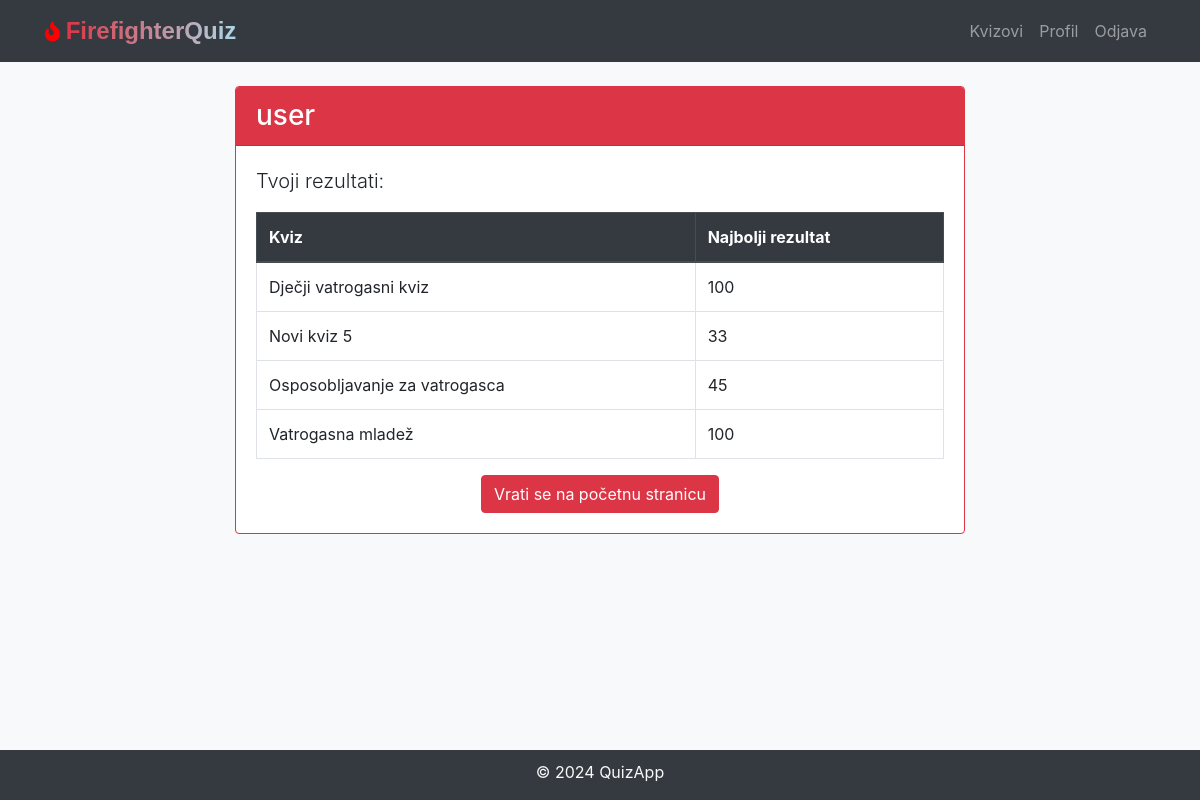
Page /profile (signed in) on the committed database.
### models.py (models this page shows, shortened)
class User(db.Model, UserMixin):
    id = db.Column(db.Integer, primary_key=True)
    username = db.Column(db.String(20), unique=True, nullable=False)
    first_name = db.Column(db.String(50), nullable=False)
    last_name = db.Column(db.String(50), nullable=False)
    email = db.Column(db.String(120), unique=True, nullable=False)
    password_hash = db.Column(db.String(128), nullable=False)
    quiz_scores = db.relationship('QuizScore', backref='user', lazy=True)
    is_admin = db.Column(db.Boolean, default=False, nullable=False)

class Quiz(db.Model):
    id = db.Column(db.Integer, primary_key=True)
    quiz_name = db.Column(db.String(255), nullable=False)
    questions = db.relationship('Question', backref='quiz', lazy=True)
    quiz_scores = db.relationship('QuizScore', backref='quiz', lazy=True)

### views.py (the view)
@views_app.route('/profile')
@login_required
def profile():
    user_highscores = (
        db.session.query(Quiz.quiz_name, db.func.max(QuizScore.score).label('max_score'))
        .join(QuizScore, Quiz.id == QuizScore.quiz_id)
        .filter_by(user_id=current_user.id)
        .group_by(Quiz.quiz_name)
        .all()
    )
    return render_template('profile.html', user_highscores=user_highscores, username=current_user.username)

### models.py (called while the page is built)
@login_manager.user_loader
def load_user(user_id):
    return User.query.get(int(user_id))

### templates/profile.html (shortened to what this page needs)
<!DOCTYPE html>
<html lang="en">
<head>
    <link rel="stylesheet" href="https://maxcdn.bootstrapcdn.com/bootstrap/4.5.2/css/bootstrap.min.css">
    <link rel="stylesheet" href="{{ url_for('static', filename='css/styles.css') }}">
    <link rel="stylesheet" href="https://cdnjs.cloudflare.com/ajax/libs/font-awesome/5.15.1/css/all.min.css"  />
</head>
<body class="bg-light">
{% include 'navbar.html' %}
<div class="container mt-4">
    <div class="row justify-content-center">
        <div class="col-md-8">
            <div class="card border-danger">
                <div class="card-header bg-danger text-white">
                    <h3 class="mb-0">{{ username }}</h3>
                </div>
                <div class="card-body">
                    <p class="lead">Tvoji rezultati:</p>
                    <table class="table table-bordered table-hover">
                        <thead class="thead-dark">
                        <tr>
                            <th scope="col">Kviz</th>
                            <th scope="col">Najbolji rezultat</th>
                        </tr>
                        </thead>
                        <tbody>
                        {% for highscore in user_highscores %}
                            <tr>
                                <td>{{ highscore[0] }}</td>
                                <td>{{ highscore.max_score }}</td>
                            </tr>
                        {% endfor %}
                        </tbody>
                    </table>
                    <div class="mt-3 text-center">
                        <a href="{{ url_for('views.welcome', username=current_user.username) }}" class="btn btn-danger">Vrati se na početnu stranicu</a>
                    </div>
                </div>
            </div>
        </div>
    </div>
</div>
{% include 'footer.html' %}
</body>
</html>

### static/css/styles.css (style rules this page uses)
body { padding-bottom: 70px; }

### rows in the picture
User: username "user"
Quiz: quiz_name "Dječji vatrogasni kviz", max_score "100"
Quiz: quiz_name "Novi kviz 5", max_score "33"
Quiz: quiz_name "Osposobljavanje za vatrogasca", max_score "45"
Quiz: quiz_name "Vatrogasna mladež", max_score "100"
